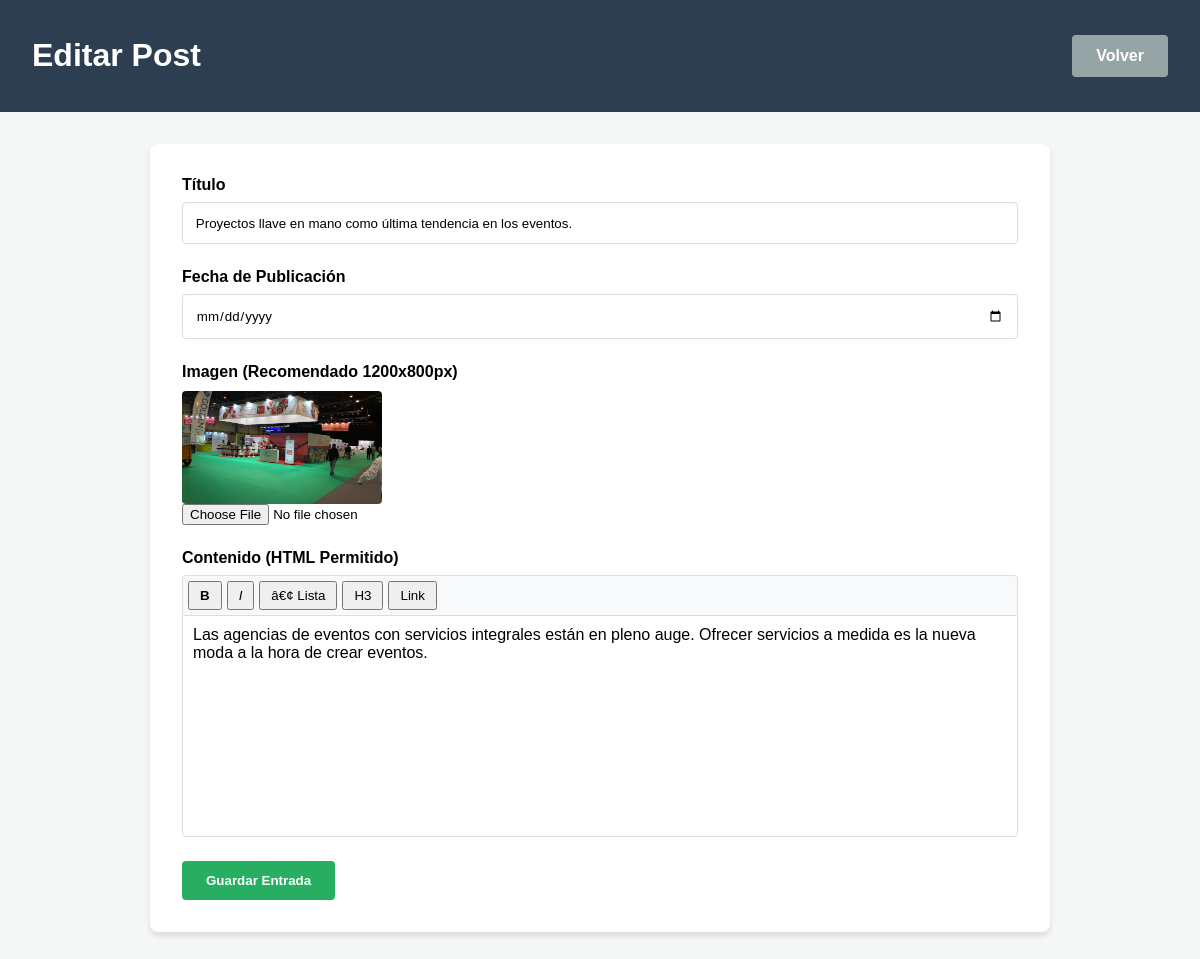
The app's page /admin/post_edit.php?id=2 (signed in) with its own data.
### tables this page shows
CREATE TABLE `blog_posts` (
  `id` int(11) NOT NULL,
  `titulo` varchar(255) NOT NULL,
  `contenido` text DEFAULT NULL,
  `fecha_publicacion` timestamp NOT NULL DEFAULT current_timestamp(),
  `imagen` varchar(255) DEFAULT NULL,
  `contenido_html` text DEFAULT NULL,
  `slug` varchar(255) DEFAULT NULL
);

### admin/post_edit.php (the view, shortened to what this page needs)
<?php
require_once '../includes/db.php';
$id = isset($_GET['id']) ? (int)$_GET['id'] : 0;
$post = ['titulo' => '', 'contenido' => '', 'fecha_publicacion' => date('Y-m-d'), 'imagen' => ''];
if ($id) {
    $stmt = $pdo->prepare("SELECT * FROM blog_posts WHERE id = ?");
    $stmt->execute([$id]);
    $post = $stmt->fetch();
}
?>
<!DOCTYPE html>
<html lang="es">
<head>
</head>
<body>
    <header>
        <h1><?php echo $id ? 'Editar Post' : 'Nueva Entrada'; ?></h1>
        <a href="index.php" class="btn btn-cancel">Volver</a>
    </header>
    <div class="container">
        <form method="POST" enctype="multipart/form-data" class="form-card">
            <div class="form-group">
                <label for="titulo">T&iacute;tulo</label>
                <input type="text" id="titulo" name="titulo" value="<?php echo htmlspecialchars($post['titulo']); ?>" required>
            </div>
            <div class="form-group">
                <label for="fecha">Fecha de Publicaci&oacute;n</label>
                <input type="date" id="fecha" name="fecha_publicacion" value="<?php echo $post['fecha_publicacion']; ?>" required>
            </div>
            <div class="form-group">
                <label for="imagen">Imagen (Recomendado 1200x800px)</label>
                <?php if ($post['imagen']): ?>
                    <img src="../<?php echo $post['imagen']; ?>" class="preview-img" alt="Vista previa">
                <?php endif; ?>
                <input type="file" id="imagen" name="imagen" accept="image/*">
            </div>
            <div class="form-group">
                <label for="contenido">Contenido (HTML Permitido)</label>
                <div class="toolbar">
                    <button type="button" onclick="formatDoc('bold')"><b>B</b></button>
                    <button type="button" onclick="formatDoc('italic')"><i>I</i></button>
                    <button type="button" onclick="formatDoc('insertUnorderedList')">â€¢ Lista</button>
                    <button type="button" onclick="formatDoc('formatBlock', 'h3')">H3</button>
                    <button type="button" onclick="formatDoc('createLink')">Link</button>
                </div>
                <div id="editor" contenteditable="true" style="border: 1px solid #ddd; padding: 10px; min-height: 200px; border-radius: 0 0 4px 4px;"><?php echo $post['contenido']; ?></div>
            </div>
            <button type="submit" class="btn btn-save" onclick="syncContent()">Guardar Entrada</button>
        </form>
    </div>
</body>
</html>

### admin/post_edit.php (style rules this page uses)
:root { --primary: #f39c12; --dark: #2c3e50; --light: #ecf0f1; }
body { font-family: sans-serif; background: #f4f7f6; margin: 0; padding: 0; }
header { background: var(--dark); color: white; padding: 1rem 2rem; display: flex; justify-content: space-between; align-items: center; }
.container { padding: 2rem; max-width: 900px; margin: 0 auto; }
.form-card { background: white; padding: 2rem; border-radius: 8px; box-shadow: 0 4px 6px rgba(0,0,0,0.1); }
.form-group { margin-bottom: 1.5rem; }
label { display: block; margin-bottom: 0.5rem; font-weight: bold; }
input[type="text"], input[type="date"], textarea { width: 100%; padding: 0.8rem; border: 1px solid #ddd; border-radius: 4px; box-sizing: border-box; font-family: inherit; }
.btn { padding: 0.75rem 1.5rem; border-radius: 4px; text-decoration: none; font-weight: bold; cursor: pointer; border: none; }
.btn-save { background: #27ae60; color: white; }
.btn-cancel { background: #95a5a6; color: white; margin-left: 1rem; }
.preview-img { max-width: 200px; display: block; margin-top: 10px; border-radius: 4px; }
.toolbar { background: #f8f9fa; border: 1px solid #ddd; border-bottom: none; padding: 5px; border-radius: 4px 4px 0 0; display: flex; gap: 5px; }
.toolbar button { padding: 5px 10px; cursor: pointer; }

### records on screen
blog_posts: titulo "Proyectos llave en mano como última tendencia en los eventos.", imagen (picture), contenido "Las agencias de eventos con servicios integrales están en pleno auge. Ofrecer servicios a medida es la nueva moda a la hora de crear eventos."
